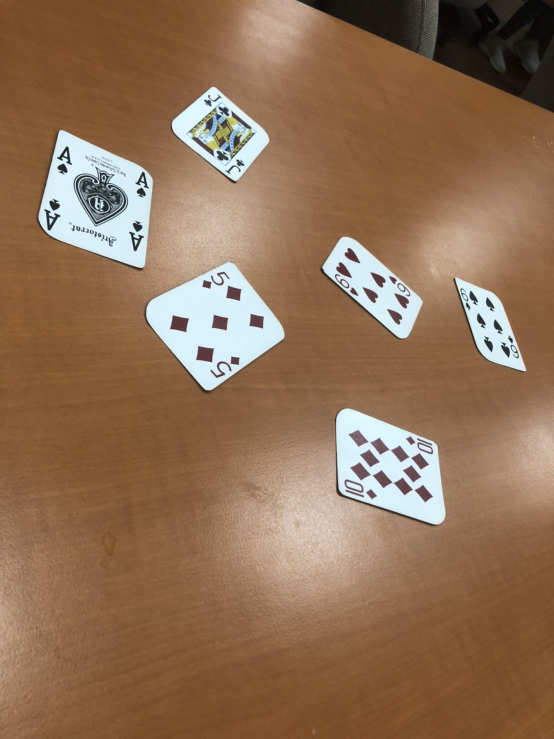
#> input picture data/testData/1.jpg, 1108 x 1478 px, found by its file name (shown at 1/2 size); its folder holds only this picture in this run
$ python main.py   (older library calls are emulated)
#> lines starting #> are read from the running program, lines starting #| are printed output that depends on the picture; after the words box and inside, x2 and y2 are one past the last pixel; in counts of white or black regions, pixels touching at a corner belong together
### backup/v1/config.py
import cv2
import numpy as np

def findCorner(image, ksize, direction=""):
    h, w = image.shape
    maxValue = 0
    buffer = 2
    k = ksize // 2
    if direction == "leftTop":
        for y in range(buffer + k, h - buffer - k):
            for x in range(buffer + k, w - buffer - k):
                target = image[y-k:y+k+1, x-k:x+k+1]

                upperKernel = image[y-buffer-k:y-buffer+k+1, x-k:x+k+1]
                lowerKernel = image[y+buffer-k:y+buffer+k+1, x-k:x+k+1]
                rightKernel = image[y-k:y+k+1, x+buffer-k:x+buffer+k+1]
                leftKernel  = image[y-k:y+k+1, x-buffer-k:x-buffer+k+1]

                leftTopKernel = image[y-buffer-k:y-buffer+k+1, x-buffer-k:x-buffer+k+1]
                leftBotKernel = image[y+buffer-k:y+buffer+k+1, x-buffer-k:x-buffer+k+1]
                rightTopKernel = image[y-buffer-k:y-buffer+k+1, x+buffer-k:x+buffer+k+1]
                rightBotKernel  = image[y+buffer-k:y+buffer+k+1, x+buffer-k:x+buffer+k+1]

                s = 0
                s += np.sum(target - upperKernel)
                s += np.sum(target - lowerKernel)
                s += np.sum(target - rightKernel)
                s += np.sum(target - leftKernel)
                s += np.sum(target - leftTopKernel)
                s += np.sum(target - leftBotKernel)
                s += np.sum(target - rightTopKernel)
                s += np.sum(target - rightBotKernel)
                if s > maxValue:
                    maxValue = s
                    bestX = x
                    bestY = y
    return bestX, bestY
    # if direction == "leftBot":
    # if direction == "rightTop":
    # if direction == "rightBot":

# [26 lines left out: function findPoint, not called in this run]

def calcMean(hists):
    s = 0
    m = np.sum(hists)
    for i, hist in enumerate(hists):
        s += (i * hist)
    return s / m

def pokerPredict(image):
    img_gray = cv2.cvtColor(image, cv2.COLOR_BGR2GRAY)

# [95 lines left out: functions orbMatch, findAngle, findContourPostion, find, findPoints, not called in this run]

def sobel(image):
    x = cv2.Sobel(image, cv2.CV_16S, 1, 0)
    y = cv2.Sobel(image, cv2.CV_16S, 0, 1)
    absX = cv2.convertScaleAbs(x)
    absY = cv2.convertScaleAbs(y)
    return cv2.addWeighted(absX, 0.5, absY, 0.5, 0)

# [54 lines left out: functions hough, houghP, not called in this run]

# [27 lines of commented-out code are left out]

### backup/v1/data.py
def getData():
    return {
        "data": "data",
        "edges": "edges",
        "test": "testData",
        "poker": "allPokers",
        "train": "trainData",
    }

### backup/v1/main.py
import os
import cv2
import json
import math
import numpy as np
import matplotlib.pyplot as plt

from config import *
from data import getData

name = 0
path = getData()
currentPath = os.getcwd()
dataFolder = os.path.join(currentPath, path["data"])
trainPath = os.path.join(dataFolder, path["train"])
trainData = os.listdir(trainPath)

testPath = os.path.join(dataFolder, path["test"])
testData = os.listdir(testPath)

#==============main==============#
for testName in range(len(testData)):
    images = os.path.join(testPath, testData[testName])

    img_clr = cv2.imread(images)
#> img_clr is the input picture: shape (1478, 1108, 3); mean B, G, R 84.9, 112.2, 144.2
    img_clr = cv2.resize(img_clr, (1000, 1000))
#> img_clr: shape (1000, 1000, 3)
    img_gray = cv2.cvtColor(img_clr, cv2.COLOR_BGR2GRAY)
    hi, wi, c = img_clr.shape
#> hi = 1000; wi = 1000; c = 3

    thresMin, thresMax = 170, 255
    img_blur = cv2.medianBlur(img_clr, 5)
    b, g, r = cv2.split(img_blur)
    img_b = cv2.threshold(b, thresMin, thresMax, cv2.THRESH_BINARY)[1]
#> img_b: shape (1000, 1000); 9% white; 34 white regions (21 under 20 px), largest, box (x1, y1, x2, y2) and area: (264, 354, 513, 528) 22527, (70, 176, 276, 362) 19860, (607, 553, 804, 710) 17306
    img_g = cv2.threshold(g, thresMin, thresMax, cv2.THRESH_BINARY)[1]
#> img_g: shape (1000, 1000); 11% white; 57 white regions (32 under 20 px), largest, box (x1, y1, x2, y2) and area: (264, 354, 513, 528) 22497, (70, 176, 276, 362) 19751, (607, 553, 804, 710) 16986
    img_r = cv2.threshold(r, thresMin, thresMax, cv2.THRESH_BINARY)[1]
#> img_r: shape (1000, 1000); 18.5% white; 70 white regions (48 under 20 px), largest, box (x1, y1, x2, y2) and area: (70, 176, 514, 528) 67779, (414, 602, 708, 820) 39332, (750, 275, 950, 502) 20032

    img_b = img_b.astype("int32")
    img_g = img_g.astype("int32")
    img_r = img_r.astype("int32")

    img_new = (img_b + img_g + img_r) / 3
    img_new = img_new.astype("uint8")
    img_new = cv2.threshold(img_new, thresMin, thresMax, cv2.THRESH_BINARY)[1]
#> img_new: shape (1000, 1000); 8.8% white; 34 white regions (17 under 20 px), largest, box (x1, y1, x2, y2) and area: (264, 354, 513, 528) 22436, (70, 176, 276, 362) 19249, (607, 553, 804, 710) 16887

    kernel = np.ones((5,5))
    img_dilate = cv2.dilate(img_new, kernel, iterations=1)
#> img_dilate: shape (1000, 1000); 10.9% white; 14 white regions, largest, box (x1, y1, x2, y2) and area: (262, 352, 515, 530) 25588, (68, 174, 278, 364) 23314, (605, 551, 806, 712) 21071
    img_erode = cv2.erode(img_dilate, kernel, iterations=1)
#> img_erode: shape (1000, 1000); 9% white; 16 white regions (6 under 20 px), largest, box (x1, y1, x2, y2) and area: (264, 354, 513, 528) 22844, (70, 176, 276, 362) 19871, (607, 553, 804, 710) 17567

    roiPokers = []
    nlabels, labels, stats, centroids = cv2.connectedComponentsWithStats(img_erode)
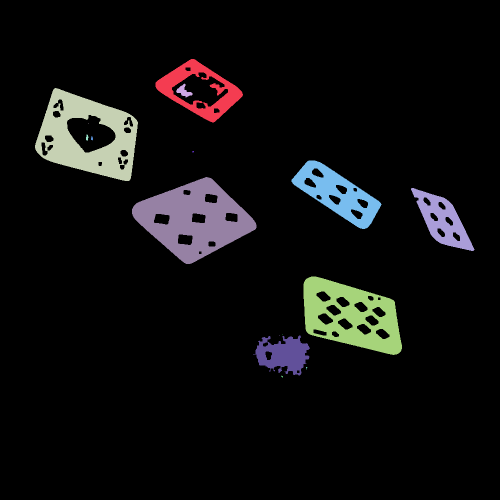
#> labels: shape (1000, 1000) int32 (shown at 1/2 size); 17 distinct labels, from 0 to 16; one colour per label, 0 black
#> nlabels = 17; stats = 17 rows, first 6: [0, 0, 1000, 1000, 909709], [311, 118, 175, 127, 7576], [352, 167, 33, 28, 399], [70, 176, 206, 186, 19871], [176, 246, 1, 1, 1], [172, 269, 5, 12, 44]; centroids = 17 rows, first 8: [501.3, 506.6], [399.6, 179.9], [367.2, 182.4], [174.6, 273.4], [176, 246], [173.8, 274.9], [183.5, 276.4], [385.7, 302.9]
    lblareas = stats[:, cv2.CC_STAT_AREA]
#> lblareas = 17 values, max 909709 at index 0, min 1 at index 4, mean 58823.5
    for j in range(1, len(lblareas)):
        scaler = 6
        x = stats[j, cv2.CC_STAT_LEFT] - scaler
        y = stats[j, cv2.CC_STAT_TOP] - scaler
        w = stats[j, cv2.CC_STAT_WIDTH] + scaler * 2
        h = stats[j, cv2.CC_STAT_HEIGHT] + scaler * 2
        hi, wi, ci = img_clr.shape
        if x < 0: x = 0
        if y < 0: y = 0
        img_copy = np.copy(img_erode[y:y+h,x:x+w])
        temp = np.copy(img_clr[y:y+h,x:x+w])

        area = lblareas[j]
        b, g, r = cv2.split(temp)
        gray = cv2.cvtColor(temp, cv2.COLOR_BGR2GRAY)
        hist_gray = cv2.calcHist([gray], [0], None, [256], [0, 256])
        mean_gray = calcMean(hist_gray)

        hist_r = cv2.calcHist([r], [0], None, [256], [0, 256])
        mean_r = calcMean(hist_r)

        if area > 1000 and area < 45000: # 45000 is wrong
            img_sob = sobel(temp)
            img_thres = cv2.threshold(img_sob, 127, 255, cv2.THRESH_BINARY)[1]
            thres_area = np.sum(img_thres/255)
            if thres_area > 2000:
                temp_blur = cv2.GaussianBlur(temp, (5,5), 0)
                img_sob = sobel(temp_blur)
                gray_sob = cv2.cvtColor(img_sob, cv2.COLOR_BGR2GRAY)
                gray_thres = cv2.threshold(gray_sob, 64, 255, cv2.THRESH_BINARY)[1]

                img_copy_thres = cv2.threshold(img_copy, 127, 255, cv2.THRESH_BINARY_INV)[1]

                kernel = np.ones((5,5))
                img_copy_mor = cv2.morphologyEx(img_copy_thres, cv2.MORPH_OPEN, kernel, iterations=2)
                _, _, statsCopy, _ = cv2.connectedComponentsWithStats(img_copy_mor)
                copyLblareas = statsCopy[:, cv2.CC_STAT_AREA]
                for k in range(2, len(copyLblareas)):
                    xx = statsCopy[k, cv2.CC_STAT_LEFT]
                    yy = statsCopy[k, cv2.CC_STAT_TOP]
                    ww = statsCopy[k, cv2.CC_STAT_WIDTH]
                    hh = statsCopy[k, cv2.CC_STAT_HEIGHT]
                    img_copy[yy:yy+hh, xx:xx+ww] = 255

                img_copy = cv2.morphologyEx(img_copy, cv2.MORPH_CLOSE, kernel, iterations=2)

                ch, cw = img_copy.shape
                cah = ch // 2
                caw = cw // 2

                leftTop = img_copy[:cah,:caw]
                leftBot = img_copy[cah:,:caw]
                rightTop = img_copy[:cah,caw:]
                rightBot = img_copy[cah:,caw:]

                xx, yy = findCorner(leftTop, ksize=3, direction="leftTop")
                cv2.circle(temp, (xx, yy), 3, (255, 0, 0), -1)
                # [12 lines of commented-out code are left out]
                name += 1

                # [6 lines of commented-out code are left out]

                cv2.imshow("temp", temp)
                cv2.waitKey(0)
#> this loop made 16 passes
#> (area, mean_gray, mean_r) on pass 10: (6580, [147.7], [160.3])
#> (area, mean_gray, mean_r) on passes 1, 3, 8, 9: (7576, [157.4], [166.2]), (19871, [160.1], [163.4]), (9944, [150.4], [163.8]), (22844, [169.8], [176.3])
#> pass 1, `temp = np.copy(img_clr[y:y+h,x:x+w])`:
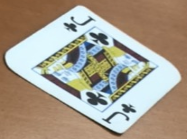
#> temp: shape (139, 187, 3); mean B, G, R 140.9, 156.1, 166.2
#> pass 1, `b, g, r = cv2.split(temp)`:
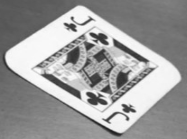
#> g: shape (139, 187); min 32, max 252, mean 156.1
#> after the loop: img_copy_mor: shape (169, 209); 46.1% white; 11 white regions, largest, box (x1, y1, x2, y2) and area: (0, 0, 209, 169) 13271, (38, 81, 61, 100) 348, (79, 92, 101, 111) 327
#> after the loop:
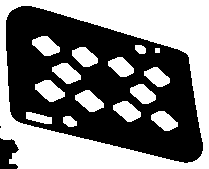
#> img_copy_thres: shape (169, 209); 49.1% white; 15 white regions, largest, box (x1, y1, x2, y2) and area: (0, 0, 209, 169) 13295, (35, 80, 65, 102) 412, (75, 90, 104, 112) 390
#> after the loop:
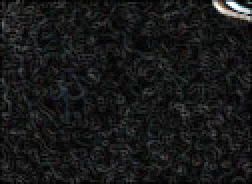
#> img_sob: shape (92, 126, 3) (shown 2 times larger); mean B, G, R 24.7, 24.6, 24
#> after the loop:
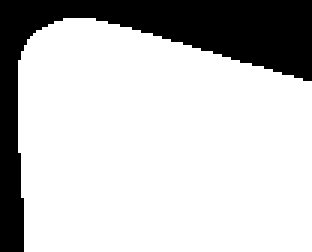
#> leftTop: shape (84, 104) (shown 3 times larger); 77.2% white; 1 black region, box (x1, y1, x2, y2) and area: (0, 0, 104, 84) 1989
#> after the loop:
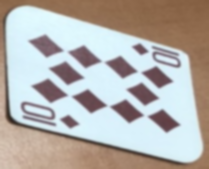
#> temp_blur: shape (169, 209, 3); mean B, G, R 172, 175.9, 180.1
#> after the loop, name = 6
cv2.destroyAllWindows()

"""

        kernel = np.ones((5,5))
        img_dilate = cv2.dilate(gray_thres, kernel, iterations=1)

        contours, hierarchy = cv2.findContours(img_dilate, cv2.RETR_TREE, cv2.CHAIN_APPROX_SIMPLE)
        contours = np.array(contours[0])
        print(contours)

        minAreaRect = cv2.minAreaRect(contours)
        rectCnt = np.int64(cv2.boxPoints(minAreaRect))
        print(rectCnt)
        leftTop = rectCnt[1]
        rightTop = rectCnt[2]
        leftBottom = rectCnt[0]
        rightBottom = rectCnt[3]

        cv2.circle(temp, (leftTop[0], leftTop[1]), 3, (255, 0, 0), -1)
        cv2.circle(temp, (rightTop[0], rightTop[1]), 3, (255, 0, 0), -1)
        cv2.circle(temp, (leftBottom[0], leftBottom[1]), 3, (255, 0, 0), -1)
        cv2.circle(temp, (rightBottom[0], rightBottom[1]), 3, (255, 0, 0), -1)


# [83 lines of commented-out code are left out]

"""

$ run again, on data/testData/2.jpg
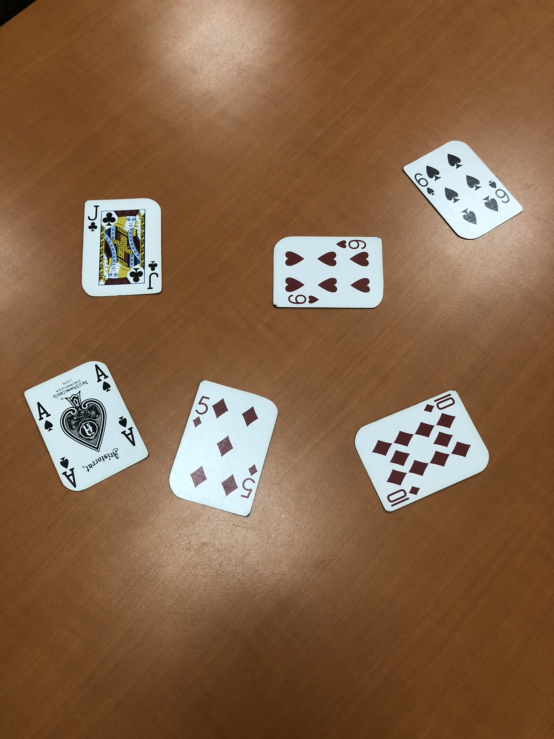
#> input picture data/testData/2.jpg, 1108 x 1478 px, found by its file name (shown at 1/2 size)
#> img_clr is the input picture: shape (1478, 1108, 3); mean B, G, R 73.3, 100.7, 133.5
#> img_clr: shape (1000, 1000, 3)
#> img_dilate: shape (1000, 1000); 11.8% white; 8 white regions, largest, box (x1, y1, x2, y2) and area: (304, 513, 503, 700) 24822, (639, 527, 884, 693) 23373, (43, 487, 269, 666) 21354
#> img_erode: shape (1000, 1000); 9.9% white; 13 white regions (3 under 20 px), largest, box (x1, y1, x2, y2) and area: (306, 515, 501, 698) 22194, (641, 529, 882, 691) 19421, (45, 489, 267, 664) 17803
#> labels: shape (1000, 1000) int32; 14 distinct labels, from 0 to 13
#> nlabels = 14; stats = 14 rows, first 6: [0, 0, 1000, 1000, 900696], [729, 190, 215, 133, 13705], [148, 269, 143, 132, 10033], [225, 292, 29, 29, 325], [201, 301, 5, 4, 14], [494, 320, 198, 96, 15425]; centroids = 14 rows, first 8: [499.7, 500.9], [836.6, 256.5], [219.1, 334.8], [240.9, 303.7], [203, 302.9], [592.3, 368], [190.2, 362.6], [206.7, 364.8]
#> lblareas = [900696, 13705, 10033, 325, 14, 15425, 129, 205, 17803, 5, 22194, 19421, 44, 1]
#> the loop `for j in range(1, len(lblareas)):` made 13 passes
#> (area, mean_gray, mean_r) on passes 1, 2, 5, 8, 10: (13705, [172.2], [180]), (10033, [154], [152.1]), (15425, [174], [172.4]), (17803, [142.7], [148.7]), (22194, [182.6], [184.7])
#> after the loop `for j in range(1, len(lblareas)):`:
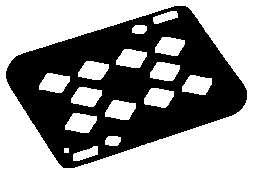
#> img_copy_thres: shape (174, 253); 55.9% white; 1 black region, box (x1, y1, x2, y2) and area: (6, 6, 247, 168) 19421
#> after the loop `for j in range(1, len(lblareas)):`:
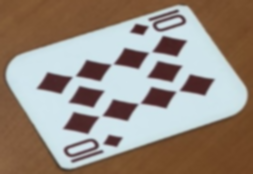
#> temp_blur: shape (174, 253, 3); mean B, G, R 129.7, 140.3, 152.4
#> after the loop `for j in range(1, len(lblareas)):`: name = 6
